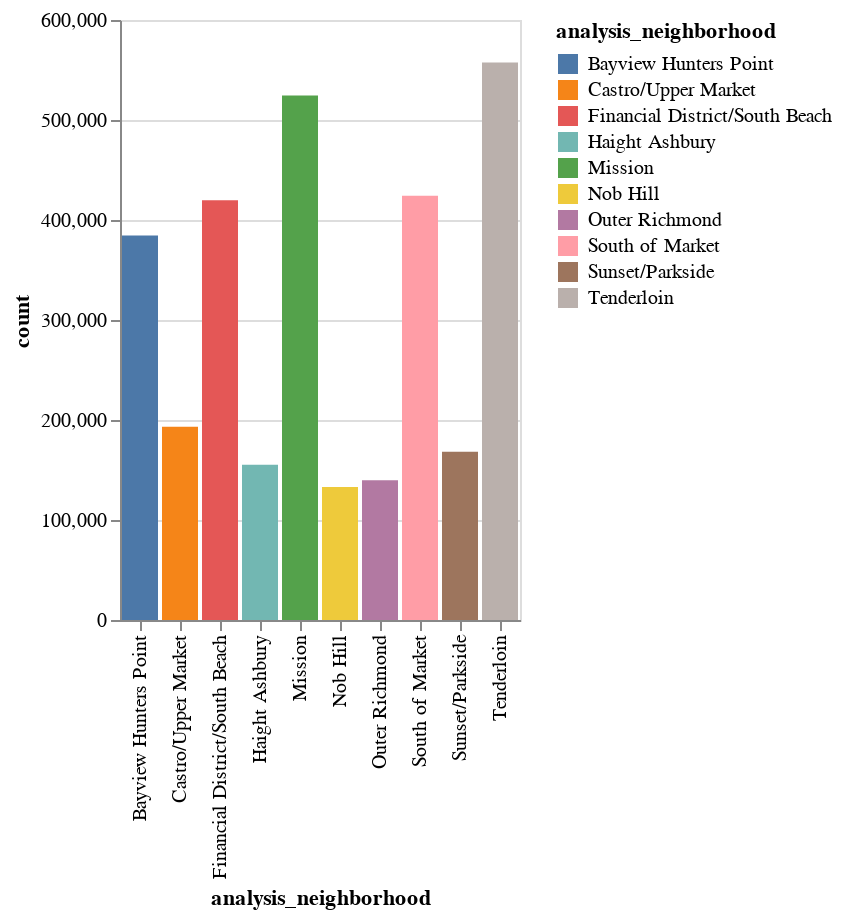

Here is the notebook cell this chart was saved with:
### Markdown cell above
**What neighbourhoods made the highest number of calls into Law Enforcement?**

### Code cell
df_law_enf_call_split = df_law_enf_delta_table.select("call_type_final_desc","analysis_neighborhood")\
 .where(F.col("call_type_final_desc").isNotNull())\
 .groupBy("analysis_neighborhood")\
 .count()\
 .orderBy("count", ascending=False).limit(10)
spark.conf.set("spark.sql.execution.arrow.pyspark.enabled", "true")
df_law_enf_call_split_pandas = df_law_enf_call_split.toPandas()
df_law_enf_call_split.show(truncate=False)
import altair as alt
alt.Chart(df_law_enf_call_split_pandas).mark_bar().encode(
    x='analysis_neighborhood',
    y='count',
    color='analysis_neighborhood',
).interactive()

### Figure 1 — Vega-Lite specification as saved in the notebook (floating-point values rounded to 4 significant figures)
{"config": {"view": {"continuousWidth": 300, "continuousHeight": 300}}, "data": {"name": "data-b9c3154804b86d26eaefccc61d12fe87"}, "mark": {"type": "bar"}, "encoding": {"color": {"field": "analysis_neighborhood", "type": "nominal"}, "x": {"field": "analysis_neighborhood", "type": "nominal"}, "y": {"field": "count", "type": "quantitative"}}, "params": [{"name": "param_51", "select": {"type": "interval", "encodings": ["x", "y"]}, "bind": "scales"}], "$schema": "https://vega.github.io/schema/vega-lite/v5.8.0.json", "datasets": {"data-b9c3154804b86d26eaefccc61d12fe87": [{"analysis_neighborhood": "Tenderloin", "count": 557460}, {"analysis_neighborhood": "Mission", "count": 524391}, {"analysis_neighborhood": "South of Market", "count": 424162}, {"analysis_neighborhood": "Financial District/South Beach", "count": 419839}, {"analysis_neighborhood": "Bayview Hunters Point", "count": 384528}, {"analysis_neighborhood": "Castro/Upper Market", "count": 193169}, {"analysis_neighborhood": "Sunset/Parkside", "count": 168215}, {"analysis_neighborhood": "Haight Ashbury", "count": 155287}, {"analysis_neighborhood": "Outer Richmond", "count": 139668}, {"analysis_neighborhood": "Nob Hill", "count": 133052}]}}
